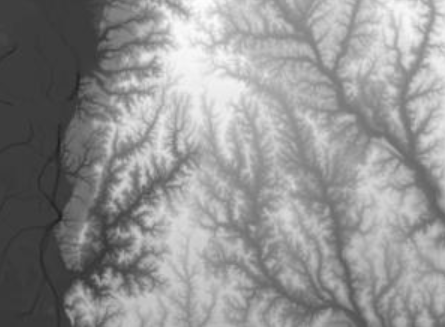
#> input picture cruzhacks2024/map2.png, 445 x 327 px
$ python mapping.py -m map2.png
#> lines starting #> are read from the running program, lines starting #| are printed output that depends on the picture; after the words box and inside, x2 and y2 are one past the last pixel; in counts of white or black regions, pixels touching at a corner belong together
### Our program, mapping.py helps people explore nature efficiently and prevent trailblazing.
### It uses the grayscale shade of pixels to map the least steep, quickest path to a certain destination, which will prevent people from getting lost.
### It will also help prevent the destruction of natural areas by trailblazing, whether intended or inadvertent.
import sys
import argparse
import numpy as np
import os
from matplotlib.pyplot import imread, imsave
import random

def parse_args():
    parser = argparse.ArgumentParser(description="Smooth mapping code")
    parser.add_argument("--input_map", "-m", type=str, required=True,
                        help="Path to the input map file")
    args = parser.parse_args()
    if not os.path.exists(args.input_map):
        raise FileNotFoundError(f"{args.input_map} doesn't exists!")
    return args

args = parse_args()
# read png file (topographical image)
path = args.input_map
image = imread(path)
#> image is the input picture: shape (327, 445, 4) float32; mean R, G, B, A 0.573, 0.573, 0.573, 1

print(image.shape)
#| (327, 445, 4)

# keeps track of pixels that are already on the path
used_pix = {}

# distance between points
def dist(ax, ay, bx, by):
    da = (ax-bx)**2
    db = (ay-by)**2
    d = (da+db)**0.5
    return d

# checks to make sure path isn't going out of image
def out_of_bounds_check(x, y):
    return x<0 or y<0 or x>=image.shape[0] or y>=image.shape[1]

# find closest boundary region to the end point when a certain region has been fully explored
def search_for_closest_boundary(px, py, dest_x, dest_y):
    min_distance = 1e10
    while (px, py) in used_pix:
        neighbours = [
            (px-1, py-1), (px-1, py), (px-1, py+1),
            (px, py-1), (px, py+1), (px+1, py-1),
            (px+1, py), (px+1, py+1)
        ]
        for neighbor in neighbours:
            if out_of_bounds_check(neighbor[0], neighbor[1]):
                continue
            distance = dist(neighbor[0], neighbor[1], dest_x, dest_y)
            if distance < min_distance:
                px = neighbor[0]
                py = neighbor[1]
                min_distance = distance
    return [px, py]

# avoids edges, points that have already been used in used_pix
def find_clean(px, py, dest_x, dest_y):
    edges = (
        px-1 > 0,
        py-1 > 0,
        px+1 < image.shape[0],
        py+1 < image.shape[1],
    )
    points = []
    # creates route based on which pixels aren't already in used_pix
    if(edges[0]):
        if((px-1, py) not in used_pix):
            points.append([px-1, py])
    if(edges[1]):
        if((px, py-1) not in used_pix):
            points.append([px, py-1])
    if(edges[2]):
        if((px+1, py) not in used_pix):
            points.append([px+1, py])
    if(edges[3]):
        if((px, py+1) not in used_pix):
            points.append([px, py+1])
    if (not out_of_bounds_check(px-1, py-1)) and ((px-1, py-1) not in used_pix):
        points.append([px-1, py-1])
    if (not out_of_bounds_check(px-1, py+1)) and ((px-1, py+1) not in used_pix):
        points.append([px-1, py+1])
    if (not out_of_bounds_check(px+1, py-1)) and ((px+1, py-1) not in used_pix):
        points.append([px+1, py-1])
    if (not out_of_bounds_check(px+1, py+1)) and ((px+1, py+1) not in used_pix):
        points.append([px+1, py+1])

    if len(points)==0:
        pt = search_for_closest_boundary(px, py, dest_x, dest_y)
        points.append(pt)

    return points

# function to find the closest pixel to the current one that is the same shade (similar shade = similar topography)
def find_next_william(im, px, py, ex, ey):
    base_d = dist(px, py, ex, ey)
    gravity = 0.015 # Bias for moving in direction of goal
    backtrack = -0.01 # Bias for avoiding backtracking (lower value is higher avoidance)

    points = find_clean(px, py, ex, ey)
    if((ex, ey) in points):
        return (ex, ey)

    # assign a default that isnt already used (checks how many available points surround the current one)
    new_p = random.choice(points)
    d = dist(new_p[0], new_p[1], ex, ey)-base_d

    new_gradient = abs(im[new_p[0], new_p[1], 0] - im[px, py, 0])
    new_score = new_gradient+d*gravity+len(find_clean(new_p[0], new_p[1], ex, ey))*backtrack

    # chooses best point to continue the path
    for p in points:
        gradient = abs(im[p[0], p[1], 0] - im[px, py, 0])
        d = dist(p[0], p[1], ex, ey)-base_d
        score = gradient+d*gravity+len(find_clean(p[0], p[1], ex, ey))*backtrack
        if(score < new_score):
            if(tuple(p) not in used_pix):
                new_p = p
                new_gradient = abs(im[new_p[0], new_p[1], 0] - im[px, py, 0])
                d = dist(new_p[0], new_p[1], ex, ey)-base_d
                new_score = new_gradient+(d*gravity)+len(find_clean(new_p[0], new_p[1], ex, ey))*backtrack
    used_pix[tuple(new_p)] = True
    return new_p


# function to draw line using x and y coordinates of start and end points
def route(im, sx, sy, ex, ey):
#> called with sx = 0, sy = 0, ex = 326, ey = 444
    base_d = dist(sx, sy, ex, ey)
    p = [sx, sy]

    i = 0
    color_up = True
    while(True):
        if(i>5000):
            break
        p = find_next_william(im, p[0], p[1], ex, ey)
        if(np.isclose(p[0], ex) and np.isclose(p[1], ey)):
            break
        im[p[0], p[1], 0] = (i)*0.001
        im[p[0], p[1], 1] = 0
        im[p[0], p[1], 2] = 1-(i)*0.001
        #imsave("trail_" + path, im)
        if(i == 1000):
            color_up = False
        elif(i == 0):
            color_up = True
        if(color_up):
            i += 1
        else:
            i -= 1
#> this loop made 1314 passes
#> p on passes 1 to 3: [1, 1], [2, 2], [3, 3]
    im[sx, sy, 0] = 0
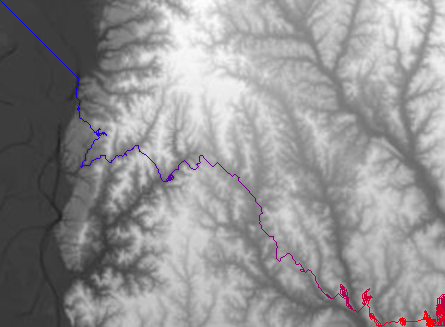
#> im: shape (327, 445, 4) float32; mean R, G, B, A 0.574, 0.568, 0.572, 1
    im[sx, sy, 1] = 1
#> im: shape (327, 445, 4) float32; under 0.01% of pixels changed, all inside (x1, y1, x2, y2) = (0, 0, 1, 1)
    im[sx, sy, 2] = 0
#> im: shape (327, 445, 4) float32; mean R, G, B, A 0.574, 0.568, 0.572, 1

    im[ex, ey, 0] = 0
#> im: shape (327, 445, 4) float32; mean R, G, B, A 0.574, 0.568, 0.572, 1
    im[ex, ey, 1] = 0
#> im: shape (327, 445, 4) float32; mean R, G, B, A 0.574, 0.568, 0.572, 1
    im[ex, ey, 2] = 1
#> im: shape (327, 445, 4) float32; mean R, G, B, A 0.574, 0.568, 0.572, 1
    imsave("trail_" + path, im)

# maps the route

# From top left to another corner:
route(image, 0, 0, image.shape[0]-1, image.shape[1]-1)
#route(image, 0, 0, 0, image.shape[1]-1)
#route(image, 0, 0, image.shape[0]-1, 0)

# Random points:
#route(image, random.randrange(image.shape[0]),
#      random.randrange(image.shape[1]),
#      random.randrange(image.shape[0]),
#      random.randrange(image.shape[1]))

# displays the finished route
imsave("trail_" + path, image)

$ run again, on cruzhacks2024/map3.png
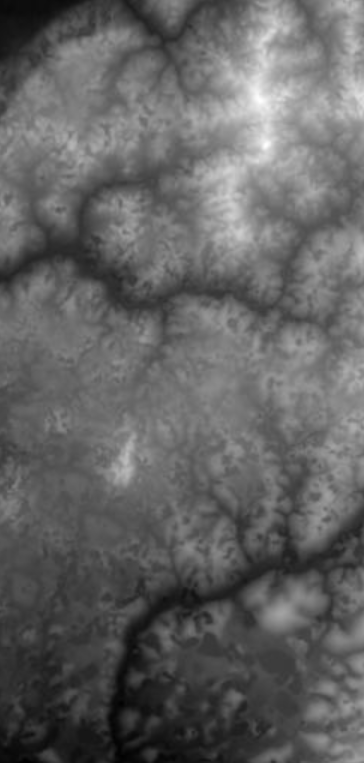
#> input picture cruzhacks2024/map3.png, 364 x 763 px
#> image is the input picture: shape (763, 364, 4) float32; mean R, G, B, A 0.387, 0.387, 0.387, 1
#| (763, 364, 4)
#> the loop in route, `while(True):` made 1052 passes
#> p on passes 1 to 3: [1, 1], [2, 2], [3, 3]
#> in route, `im[sx, sy, 0] = 0`:
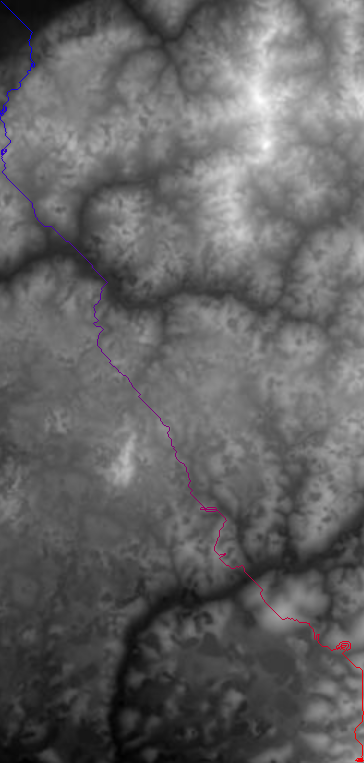
#> im: shape (763, 364, 4) float32; mean R, G, B, A 0.388, 0.386, 0.388, 1
